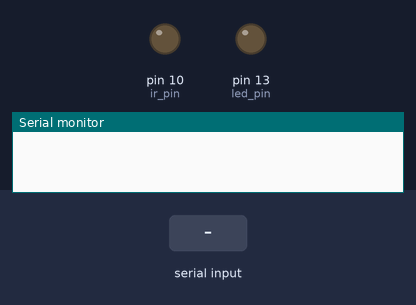
Recording of a sketch running on a simulated Arduino Uno, built with avr-gcc and run on an emulated ATmega328P. Parts: output pins drawn as LEDs (lit = HIGH), the last lines printed to the serial monitor. The test bench sets the inputs (shaded band).

Above: at 1.2 s.
1.3 s: byte 30 received over Serial
At 1.54 s:
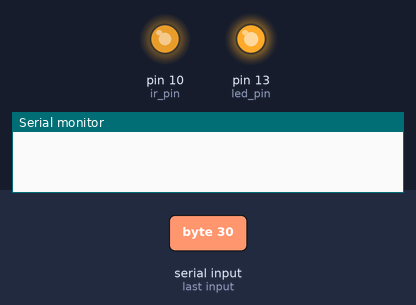
At 2.4 s:
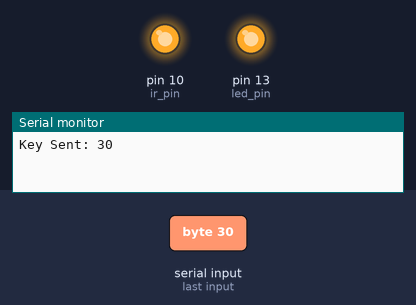
Timing chart, 0 to 4.3 s (numbered marks = the images above; inputs shaded):
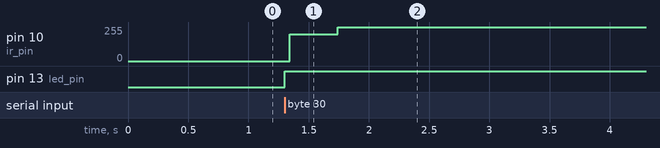

The sketch:

IRsendDemo.pde
```cpp
int ir_pin = 10;				 //Sensor pin 1 wired through a 220 ohm resistor
int led_pin = 13;				   //"Ready to Receive" flag, not needed but nice
int debug = 1;				   //Serial connection must be started to debug
int start_bit = 2400;			 //Start bit threshold (Microseconds)
int bin_1 = 1200;				   //Binary 1 threshold (Microseconds)
int bin_0 = 600;				     //Binary 0 threshold (Microseconds)
int dataOut = 0;
int guardTime = 300;


void setup() {
  pinMode(led_pin, OUTPUT);		 //This shows when we're ready to recieve
  pinMode(ir_pin, OUTPUT);
  digitalWrite(led_pin, LOW);	 //not ready yet
  digitalWrite(ir_pin, LOW);	  //not ready yet
  Serial.begin(9600);
}

void loop() {
  if (Serial.available()) {
    int val = Serial.read();
    dataOut = val;
    int key = 0;
    for (int j = 0; j<10; j++) {
	key = sendIRKey(dataOut);		 //Fetch the key
    }
	Serial.print("Key Sent: ");
	Serial.println(key);
  }
}


int sendIRKey(int dataOut) {
  int data[12];
  digitalWrite(led_pin, HIGH);     //Ok, i'm ready to send
  for (int i=0; i<12; i++) {
    data[i] = dataOut>>i & B1;   //encode data as '1' or '0'
    }
  // send startbit
  oscillationWrite(ir_pin, start_bit);
  // send separation bit
  digitalWrite(ir_pin, HIGH);
  delayMicroseconds(guardTime);
  // send the whole string of data
  for (int i=11; i>=0; i--) {
    if (data[i] == 0) oscillationWrite(ir_pin, bin_0);
    else oscillationWrite(ir_pin, bin_1);
    // send separation bit
    digitalWrite(ir_pin, HIGH);
    delayMicroseconds(guardTime);
  }
  delay(20);
  return dataOut;				    //Return key number
}

// this will write an oscillation at 38KHz for a certain time in useconds
void oscillationWrite(int pin, int time) {
  for(int i = 0; i <= time/26; i++) {
    digitalWrite(pin, HIGH);
    delayMicroseconds(13);
    digitalWrite(pin, LOW);
    delayMicroseconds(13);
  }
}
```

Measured:
- after the input at 1.3 s, pin 10 (ir_pin): 0/255 → 202/255 at once, → 255/255 0.40 s later; pin 13 (led_pin): LOW → HIGH at once
